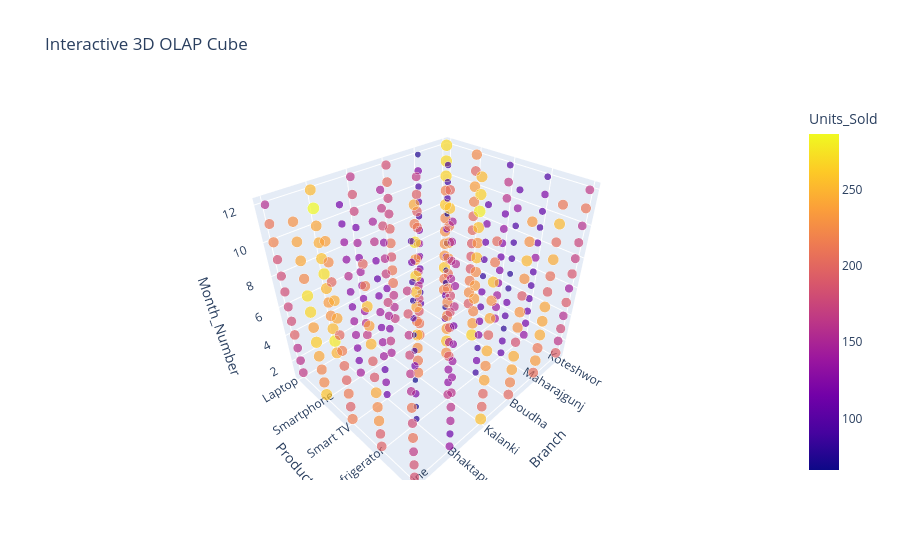

This figure's notebook cell:
### Code cell
import pandas as pd
import plotly.express as px

df = pd.read_csv("bhatbhateni.csv")

month_order = {
    "Jan": 1, "Feb": 2, "Mar": 3, "Apr": 4,
    "May": 5, "Jun": 6, "Jul": 7, "Aug": 8,
    "Sep": 9, "Oct": 10, "Nov": 11, "Dec": 12
}

df["Month_Number"] = df["Month"].map(month_order)

fig = px.scatter_3d(
    df,
    x="Branch",
    y="Product",
    z="Month_Number",
    color="Units_Sold",
    size="Units_Sold",
    hover_data=["Revenue_NPR"],
    title="Interactive 3D OLAP Cube"
)

fig.show()

### Figure 1 — Plotly figure (JSON) as saved in the notebook; plotly's stock layout.template omitted (floating-point values rounded to 4 significant figures; data arrays with more than 128 entries replaced by an {"elided": "..."} marker saying what was removed)
{"data": [{"customdata": {"elided": "360x1 int values"}, "hovertemplate": "Branch=%{x}<br>Product=%{y}<br>Month_Number=%{z}<br>Units_Sold=%{marker.color}<br>Revenue_NPR=%{customdata[0]}<extra></extra>", "legendgroup": "", "marker": {"color": {"elided": "360 int values"}, "coloraxis": "coloraxis", "size": {"elided": "360 int values"}, "sizemode": "area", "sizeref": 0.7175, "symbol": "circle"}, "mode": "markers", "name": "", "scene": "scene", "showlegend": false, "type": "scatter3d", "x": {"elided": "360 str values"}, "y": {"elided": "360 str values"}, "z": {"elided": "360 int values"}}], "layout": {"coloraxis": {"colorbar": {"title": {"text": "Units_Sold"}}, "colorscale": [[0, "#0d0887"], [0.1111, "#46039f"], [0.2222, "#7201a8"], [0.3333, "#9c179e"], [0.4444, "#bd3786"], [0.5556, "#d8576b"], [0.6667, "#ed7953"], [0.7778, "#fb9f3a"], [0.8889, "#fdca26"], [1, "#f0f921"]]}, "legend": {"itemsizing": "constant", "tracegroupgap": 0}, "scene": {"domain": {"x": [0, 1], "y": [0, 1]}, "xaxis": {"title": {"text": "Branch"}}, "yaxis": {"title": {"text": "Product"}}, "zaxis": {"title": {"text": "Month_Number"}}}, "title": {"text": "Interactive 3D OLAP Cube"}}}
